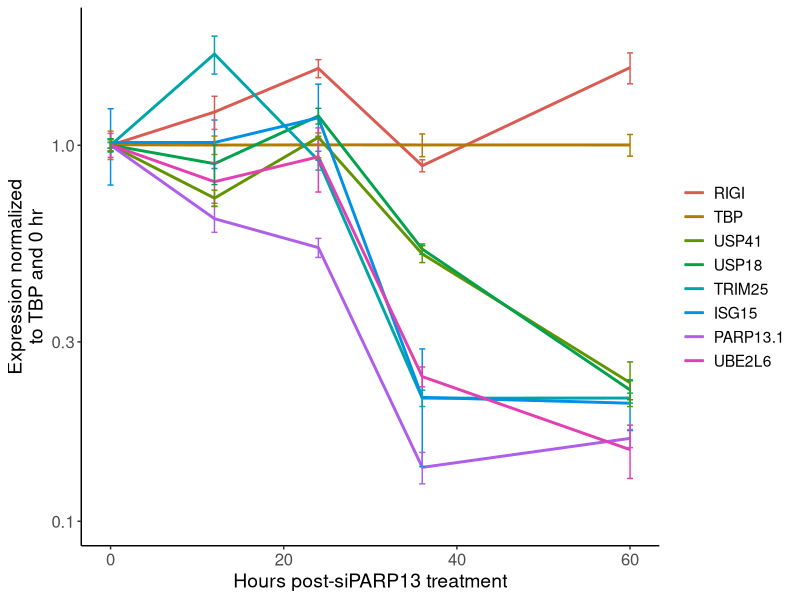
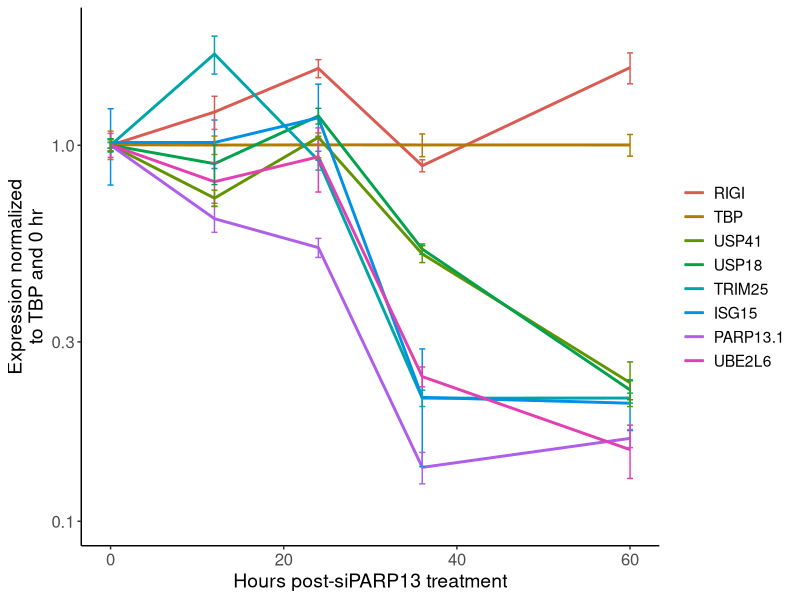

These charts were generated, in order, by the following R code:
library(tidyverse)
library(ggpubr)

###### 12 hr timepoints in HEK
qPCR1<-read.csv("data/20220308_HEK.csv")
qPCR2<-read.csv("data/20220328siPARP13.csv")
qPCR<-rbind(qPCR1, qPCR2)

# ggplot(qPCR, aes(x=Target.Name, y=Ct))+geom_point() +
#     facet_grid(~Sample.Name) +
#     theme_classic() +
#     theme(axis.text.x = element_text(angle = 90, hjust = 1))
# poor RNA quality in 48 hr timepoint
qPCR<-filter(qPCR, Sample.Name != 48 & Target.Name != "GAPDH")

ctrl_transcript<-"TBP"
ctrl_cell<-"0"

summary_data<-qPCR %>% mutate(dCT=0, ddCT=0)

for(i in 1:nrow(summary_data)){
    summary_data[i,"dCT"]<-summary_data[i,"Ct"]-mean(summary_data[which(summary_data$Sample.Name == ctrl_cell & 
                                                                            summary_data$Target.Name==summary_data[i,"Target.Name"]),"Ct"])
}

for(i in 1:nrow(summary_data)){
    summary_data[i,"ddCT"]<-summary_data[i,"dCT"]-mean(summary_data[which(summary_data$Sample.Name==summary_data[i,"Sample.Name"] &
                                                                              summary_data$Target.Name== ctrl_transcript), "dCT"])
}

summary_data<-summary_data %>% mutate(Expression=2^-ddCT)

plot<- summary_data %>% group_by(Target.Name, Sample.Name) %>%
    dplyr::summarize(upper_error = sd(Expression)/length(n) + mean(Expression),
                     lower_error = mean(Expression) - sd(Expression)/length(n),
                     Expression = mean(Expression)) %>%
    unique()

ggplot(plot, aes(x = Sample.Name, y = Expression, 
                 color = factor(Target.Name, 
                                levels = c("RIGI","TBP", "USP41", 
                                           "USP18", "TRIM25", "ISG15", 
                                           "PARP13.1", "UBE2L6")))) +
    geom_line(size = 1) +
    geom_errorbar(aes(ymin = lower_error,
                      ymax = upper_error,
                      group = Sample.Name),
                  width = 0.7) +
    theme_classic() +
    scale_y_log10(limits = c(0.1, 2)) +
    xlab("Hours post-siPARP13 treatment") +
    ylab("Expression normalized\nto TBP and 0 hr") +
    theme(legend.title = element_blank(),
          text = element_text(size = 14),
          axis.text = element_text(size = 12)) +
    scale_color_hue(l=55)
ggsave("siPARP13_HEK_qPCR.jpeg", 
       units = "in", height = 3, width = 7)